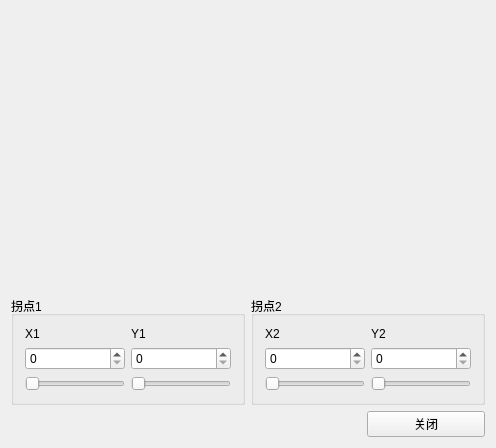
<?xml version="1.0" encoding="UTF-8"?>
<ui version="4.0">
 <class>PieceWiselinearGrayScale</class>
 <widget class="QWidget" name="PieceWiselinearGrayScale">
  <property name="geometry">
   <rect>
    <x>0</x>
    <y>0</y>
    <width>496</width>
    <height>448</height>
   </rect>
  </property>
  <property name="windowTitle">
   <string>PieceWiselinearGrayScale</string>
  </property>
  <layout class="QVBoxLayout" name="verticalLayout_3" stretch="6,1,0">
   <item>
    <widget class="QChartView" name="ChartView_1" native="true"/>
   </item>
   <item>
    <layout class="QHBoxLayout" name="horizontalLayout_4">
     <item>
      <widget class="QGroupBox" name="groupBox">
       <property name="title">
        <string>拐点1</string>
       </property>
       <layout class="QHBoxLayout" name="horizontalLayout">
        <item>
         <layout class="QVBoxLayout" name="verticalLayout_2">
          <item>
           <widget class="QLabel" name="label_13">
            <property name="text">
             <string>X1</string>
            </property>
           </widget>
          </item>
          <item>
           <widget class="QSpinBox" name="X1_SpinBox"/>
          </item>
          <item>
           <widget class="QSlider" name="X1_Slider">
            <property name="orientation">
             <enum>Qt::Horizontal</enum>
            </property>
           </widget>
          </item>
         </layout>
        </item>
        <item>
         <layout class="QVBoxLayout" name="verticalLayout">
          <item>
           <widget class="QLabel" name="label_10">
            <property name="text">
             <string>Y1</string>
            </property>
           </widget>
          </item>
          <item>
           <widget class="QSpinBox" name="Y1_SpinBox"/>
          </item>
          <item>
           <widget class="QSlider" name="Y1_Slider">
            <property name="orientation">
             <enum>Qt::Horizontal</enum>
            </property>
           </widget>
          </item>
         </layout>
        </item>
       </layout>
      </widget>
     </item>
     <item>
      <widget class="QGroupBox" name="groupBox_2">
       <property name="title">
        <string>拐点2</string>
       </property>
       <layout class="QHBoxLayout" name="horizontalLayout_3">
        <item>
         <layout class="QVBoxLayout" name="verticalLayout_4">
          <item>
           <widget class="QLabel" name="label_14">
            <property name="text">
             <string>X2</string>
            </property>
           </widget>
          </item>
          <item>
           <widget class="QSpinBox" name="X2_SpinBox"/>
          </item>
          <item>
           <widget class="QSlider" name="X2_Slider">
            <property name="orientation">
             <enum>Qt::Horizontal</enum>
            </property>
           </widget>
          </item>
         </layout>
        </item>
        <item>
         <layout class="QVBoxLayout" name="verticalLayout_5">
          <item>
           <widget class="QLabel" name="label_15">
            <property name="text">
             <string>Y2</string>
            </property>
           </widget>
          </item>
          <item>
           <widget class="QSpinBox" name="Y2_SpinBox"/>
          </item>
          <item>
           <widget class="QSlider" name="Y2_Slider">
            <property name="orientation">
             <enum>Qt::Horizontal</enum>
            </property>
           </widget>
          </item>
         </layout>
        </item>
       </layout>
      </widget>
     </item>
    </layout>
   </item>
   <item>
    <layout class="QHBoxLayout" name="horizontalLayout_2" stretch="3,1">
     <item>
      <spacer name="horizontalSpacer">
       <property name="orientation">
        <enum>Qt::Horizontal</enum>
       </property>
       <property name="sizeHint" stdset="0">
        <size>
         <width>40</width>
         <height>20</height>
        </size>
       </property>
      </spacer>
     </item>
     <item>
      <widget class="QPushButton" name="closeBtn">
       <property name="text">
        <string>关闭</string>
       </property>
      </widget>
     </item>
    </layout>
   </item>
  </layout>
 </widget>
 <layoutdefault spacing="6" margin="11"/>
 <customwidgets>
  <customwidget>
   <class>QChartView</class>
   <extends>QWidget</extends>
   <header location="global">qchartview.h</header>
   <container>1</container>
  </customwidget>
 </customwidgets>
 <resources/>
 <connections/>
</ui>
